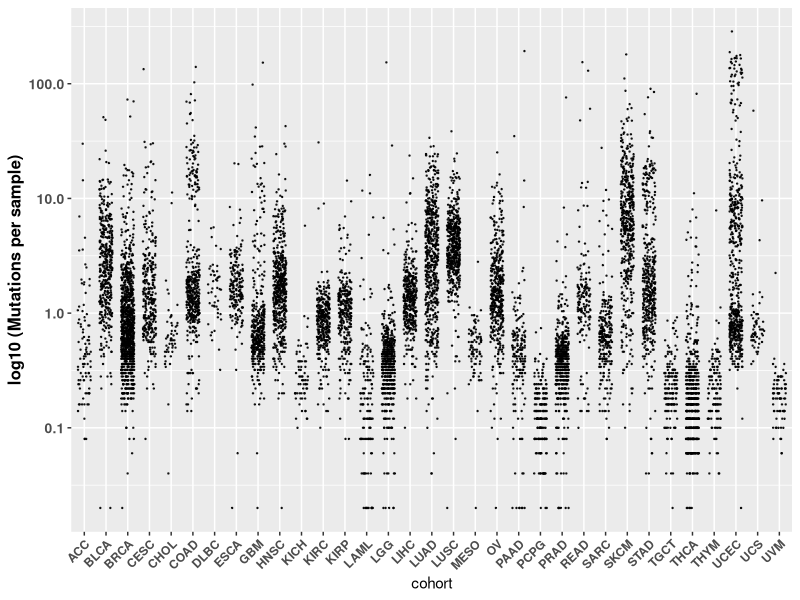
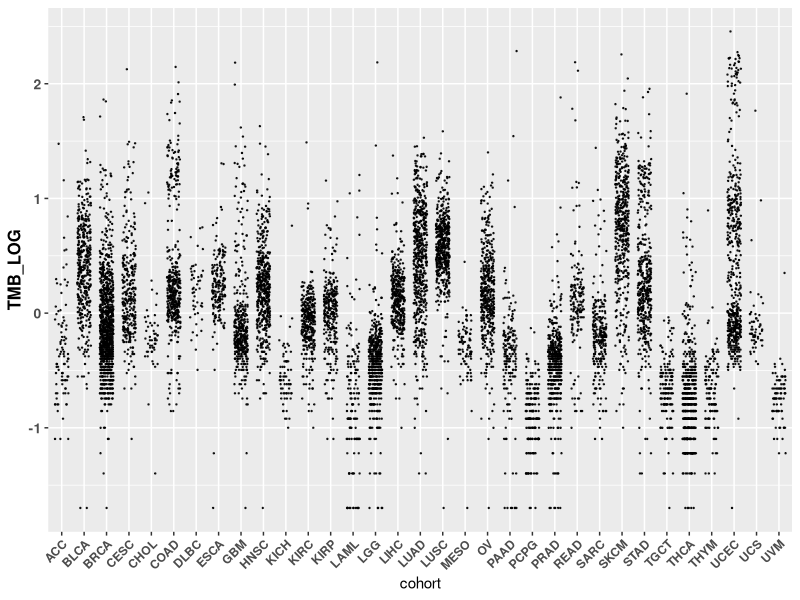

Generate these figures, in order, with R:
#studio tumor burden
setwd("~/Desktop/LAVORO_CRO/2019/TCGA/LIHC/")
library(ggplot2)


tumor_LIH_maf=read.table("pippo.csv",sep="\t",header=T)
tumor_LIH_maf$total = as.numeric(as.character(tumor_LIH_maf$total))
tumor_load_maftols=data.frame(Name=tumor_LIH_maf$Tumor_Sample_Barcode, TMB=tumor_LIH_maf$total/50,TMB_LOG=log10(tumor_LIH_maf$total/50),cohort=tumor_LIH_maf$cohort)


#tumor_load_maftols.med = tumor_LIH_maf[,.(.N, median(total)),cohort][order(V2, decreasing = TRUE)]
pt_all<-tumor_load_maftols[order(tumor_load_maftols$TMB,decreasing = T),]

tcga.cohort.gg = ggplot(data = pt_all, aes(x = cohort, y = TMB, group = Name))+
  geom_point(position = position_jitter(width = 0.3), size = 0.2, alpha = 0.8)+ theme(axis.text.x = element_text(angle = 45, vjust = 1, hjust=1, face = "bold"), legend.position = 'none', axis.text.y = element_text(face="bold", size = 10), axis.title.y = element_text(face="bold", size = 12))
tcga.cohort.gg + scale_y_log10(breaks = c(0.01, 0.1, 1, 10, 100, 1000, 10000))+
  ylab('log10 (Mutations per sample)')


pt_all_log<-tumor_load_maftols[order(tumor_load_maftols$TMB_LOG,decreasing = T),]


tcga.cohort.gg = ggplot(data = pt_all_log, aes(x = cohort, y = TMB_LOG, group = Name))+
  geom_point(position = position_jitter(width = 0.3), size = 0.2, alpha = 0.8)+ theme(axis.text.x = element_text(angle = 45, vjust = 1, hjust=1, face = "bold"), legend.position = 'none', axis.text.y = element_text(face="bold", size = 10), axis.title.y = element_text(face="bold", size = 12))
tcga.cohort.gg 
